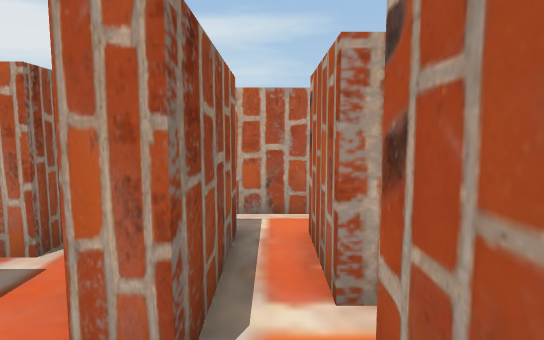
View 1 (above)

13 first-person views from a walk through a Unity game level. The camera is 1.3 m above the floor, tilts 6° down and sees 75° across. The floor is counted in squares, 1 m on a side. Each view is taken from the middle of a square. On the plan, view 1 faces up. The plan holds only what a view shows up to about 15 squares ahead; the rest is blank. The place goes on beyond the plan. The player is left out.

View 2
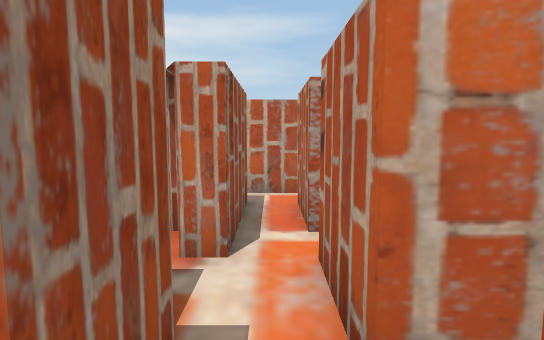

View 3
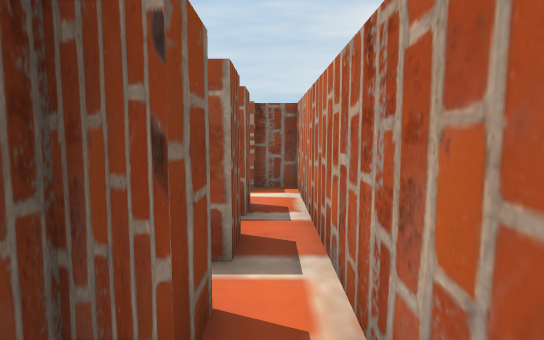

View 4
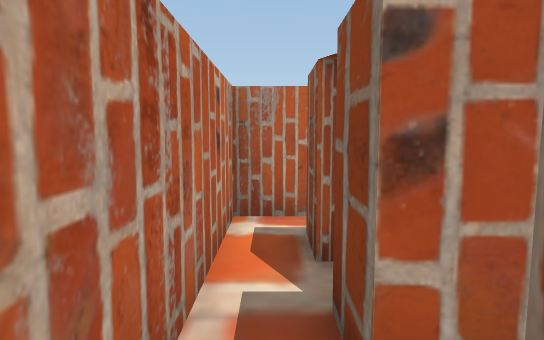

View 5
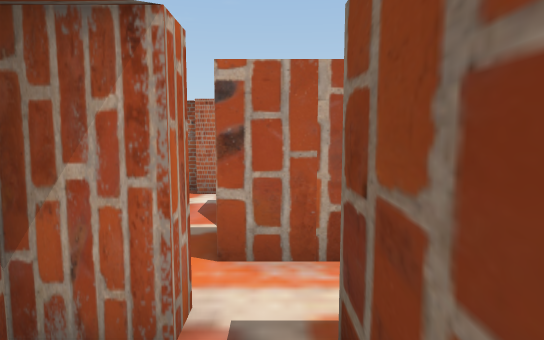

View 6
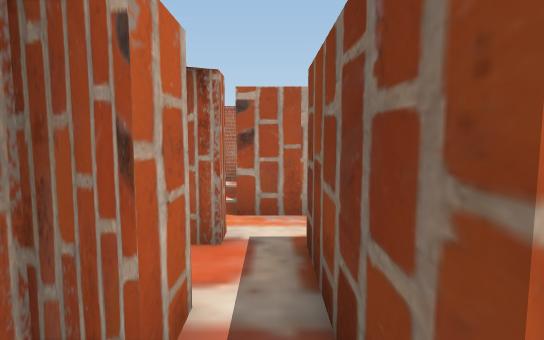

View 7
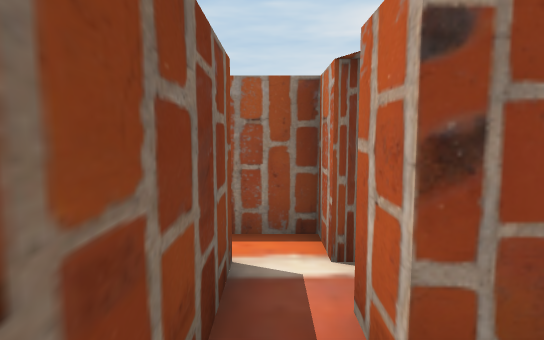

View 8
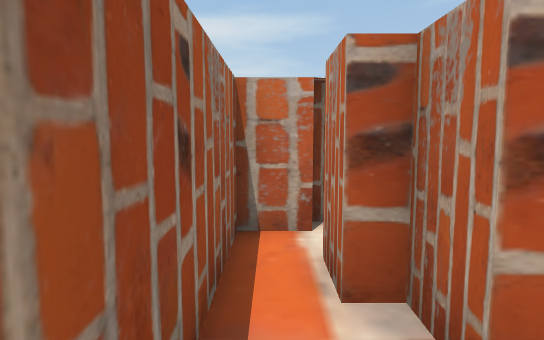

View 9
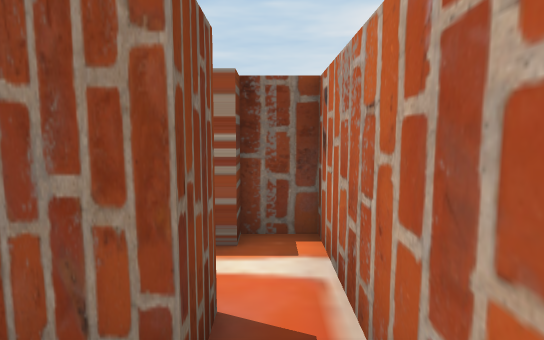

View 10
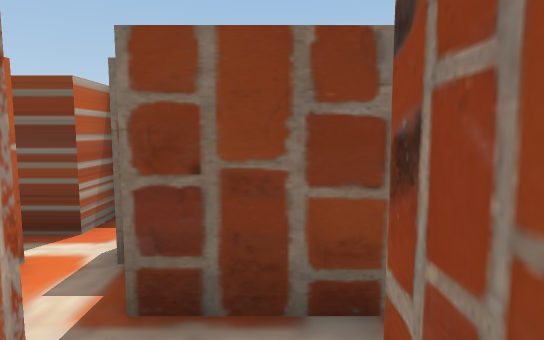

View 11
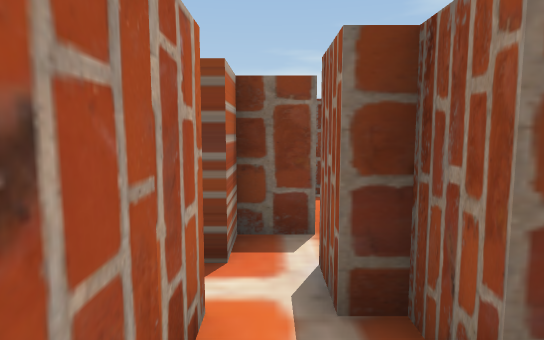

View 12
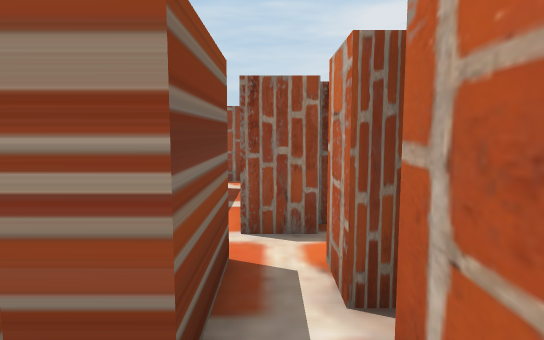

View 13
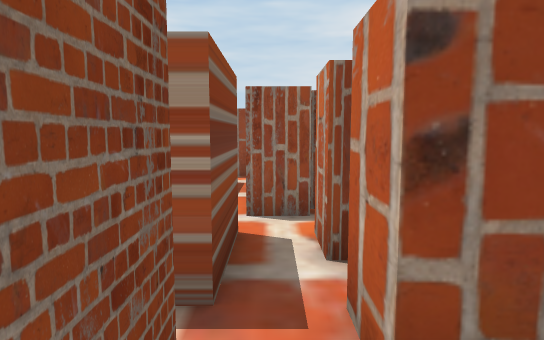

### Floor plan
Ten units are one square. View 1 is at (0, 0); x grows to the right and y downward. Boxes are objects, and circles mark ways between rooms. Rooms are numbered by the first view taken in them; rooms with no view inside come last. Other rooms are left out.
<svg viewBox="-60 -61 110 116">
<path fill="none" stroke="#000" d="M9 -26 5 -26M-5 -26 -5 -16 -10 -16M-10 -26 -14 -26M-10 -6 -10 4 -5 4M5 4 5 -16M44 -19 44 -26M-40 15 -40 4 -45 4 -45 -6M-6 24 5 24 5 14M-5 4 -5 15M-55 -4 -55 25M24 -46 35 -46M15 -41 19 -41M44 -44 44 -56 -15 -56M5 -26 5 -46 15 -46M-15 -46 -5 -46 -5 -26M-45 -6 -10 -6M-25 -25 -25 -16 -35 -16M-10 -16 -10 -26M-44 -16 -55 -16 -55 -4M24 14 24 22M-35 -46 -25 -46 -25 -36 -29 -36M-15 -56 -55 -56 -55 -46 -49 -46M34 14 45 14M35 -2 35 4 24 4M15 4 5 4M5 14 24 14"/>
<circle cx="0" cy="0" r="3" fill="#2a7"/>
<circle cx="0" cy="-35" r="3" fill="#2a7"/>
<circle cx="40" cy="-35" r="3" fill="#2a7"/>
<circle cx="-10" cy="-10" r="3" fill="#2a7"/>
<circle cx="-50" cy="5" r="3" fill="#2a7"/>
<circle cx="-10" cy="35" r="3" fill="#2a7"/>
<circle cx="-50" cy="35" r="3" fill="#2a7"/>
<circle cx="15" cy="10" r="3" fill="#2a7"/>
<circle cx="-10" cy="-50" r="3" fill="#2a7"/>
<circle cx="-35" cy="-10" r="3" fill="#2a7"/>
<circle cx="-20" cy="-20" r="3" fill="#2a7"/>
<circle cx="30" cy="10" r="3" fill="#2a7"/>
<text x="10" y="-20">1</text>
<text x="-30" y="20">2</text>
<text x="20" y="-50">3</text>
<text x="-30" y="-10">4</text>
<text x="-50" y="-10">5</text>
<text x="0" y="50">6</text>
<text x="-40" y="-40">7</text>
<text x="30" y="10">8</text>
</svg>
Room 1 opens to room 2. Room 1 opens to room 3. Room 1 opens to room 4. Room 2 opens to room 5. Room 2 opens to room 6. Room 2 opens to room 8. Room 3 opens to room 7. Room 4 opens to room 5. Room 4 opens to room 7. Room 6 opens to room 8.

Where each view was taken, in squares from view 1:
view 1: 0 up, 0 right, facing up
view 2: 2 down, 0 right, facing up
view 3: 5 up, 3 right, facing left
view 4: 5 up, 1 left, facing right
view 5: 1 up, 3 left, facing right
view 6: 1 up, 5 left, facing right
view 7: 1 up, 1 left, facing left
view 8: 3 down, 5 left, facing up
view 9: 5 up, 1 left, facing left
view 10: 3 up, 2 left, facing down
view 11: 2 up, 0 right, facing down
view 12: 1 down, 4 right, facing left
view 13: 1 down, 5 right, facing left
